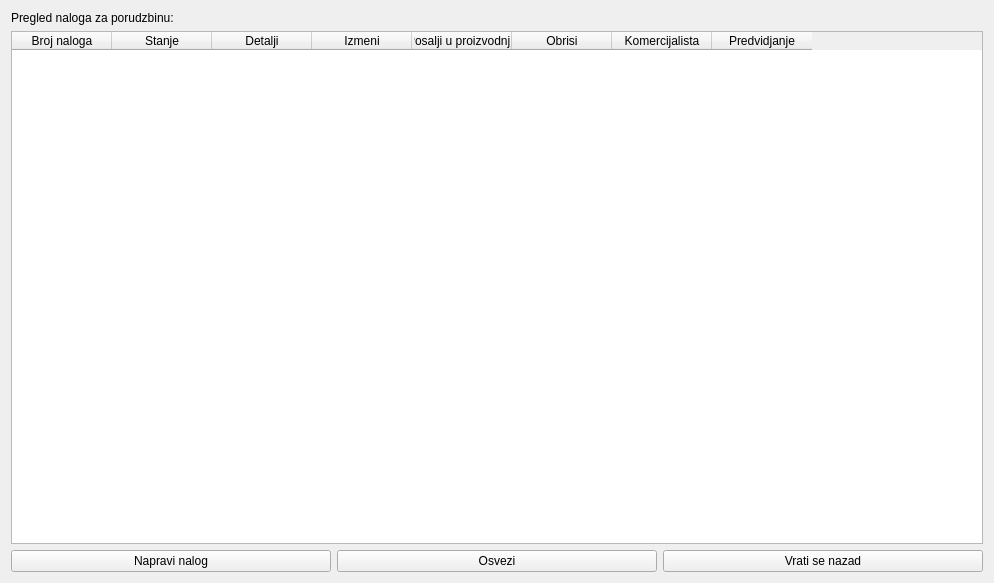
<?xml version="1.0" encoding="UTF-8"?>
<ui version="4.0">
 <class>CommandsView</class>
 <widget class="QWidget" name="CommandsView">
  <property name="geometry">
   <rect>
    <x>0</x>
    <y>0</y>
    <width>994</width>
    <height>583</height>
   </rect>
  </property>
  <property name="windowTitle">
   <string>Form</string>
  </property>
  <layout class="QVBoxLayout" name="verticalLayout">
   <item>
    <widget class="QLabel" name="label">
     <property name="text">
      <string>Pregled naloga za porudzbinu: </string>
     </property>
    </widget>
   </item>
   <item>
    <widget class="QTableWidget" name="tableWidget">
     <column>
      <property name="text">
       <string>Broj naloga</string>
      </property>
     </column>
     <column>
      <property name="text">
       <string>Stanje</string>
      </property>
     </column>
     <column>
      <property name="text">
       <string>Detalji</string>
      </property>
     </column>
     <column>
      <property name="text">
       <string>Izmeni</string>
      </property>
     </column>
     <column>
      <property name="text">
       <string>Posalji u proizvodnju</string>
      </property>
     </column>
     <column>
      <property name="text">
       <string>Obrisi</string>
      </property>
     </column>
     <column>
      <property name="text">
       <string>Komercijalista</string>
      </property>
     </column>
     <column>
      <property name="text">
       <string>Predvidjanje</string>
      </property>
     </column>
    </widget>
   </item>
   <item>
    <layout class="QHBoxLayout" name="horizontalLayout">
     <item>
      <widget class="QPushButton" name="NewCommand">
       <property name="text">
        <string>Napravi nalog</string>
       </property>
      </widget>
     </item>
     <item>
      <widget class="QPushButton" name="Refresh">
       <property name="text">
        <string>Osvezi</string>
       </property>
      </widget>
     </item>
     <item>
      <widget class="QPushButton" name="Back">
       <property name="text">
        <string>Vrati se nazad</string>
       </property>
      </widget>
     </item>
    </layout>
   </item>
  </layout>
 </widget>
 <resources/>
 <connections/>
</ui>
